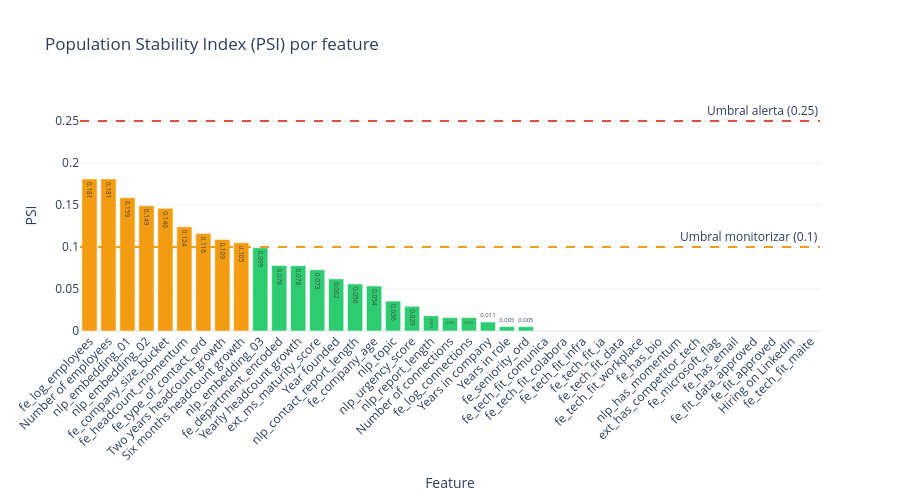

The code cell stored with this chart in its notebook:
### Code cell
# Visualizar PSI
colors = ['#e74c3c' if s == 'ALERTA' else '#f39c12' if s == 'MONITORIZAR' else '#2ecc71'
          for s in psi_df['Status']]

fig = go.Figure()
fig.add_trace(go.Bar(
    x=psi_df['Feature'], y=psi_df['PSI'],
    marker_color=colors,
    text=psi_df['PSI'].round(3), textposition='auto'
))
fig.add_hline(y=0.1, line_dash='dash', line_color='#f39c12',
              annotation_text='Umbral monitorizar (0.1)')
fig.add_hline(y=0.25, line_dash='dash', line_color='#e74c3c',
              annotation_text='Umbral alerta (0.25)')
fig.update_layout(
    title='Population Stability Index (PSI) por feature',
    xaxis_title='Feature', yaxis_title='PSI',
    height=500, xaxis_tickangle=-45
)
fig.show()

### Figure 1 — Plotly figure (JSON) as saved in the notebook; plotly's stock layout.template omitted (floating-point values rounded to 4 significant figures)
{"data": [{"marker": {"color": ["#f39c12", "#f39c12", "#f39c12", "#f39c12", "#f39c12", "#f39c12", "#f39c12", "#f39c12", "#f39c12", "#2ecc71", "#2ecc71", "#2ecc71", "#2ecc71", "#2ecc71", "#2ecc71", "#2ecc71", "#2ecc71", "#2ecc71", "#2ecc71", "#2ecc71", "#2ecc71", "#2ecc71", "#2ecc71", "#2ecc71", "#2ecc71", "#2ecc71", "#2ecc71", "#2ecc71", "#2ecc71", "#2ecc71", "#2ecc71", "#2ecc71", "#2ecc71", "#2ecc71", "#2ecc71", "#2ecc71", "#2ecc71", "#2ecc71", "#2ecc71"]}, "text": [0.181, 0.181, 0.159, 0.149, 0.146, 0.124, 0.116, 0.109, 0.105, 0.099, 0.078, 0.078, 0.073, 0.062, 0.056, 0.054, 0.036, 0.029, 0.018, 0.016, 0.016, 0.011, 0.005, 0.005, 0.0, 0.0, 0.0, 0.0, 0.0, 0.0, 0.0, 0.0, 0.0, 0.0, 0.0, 0.0, 0.0, 0.0, 0.0], "textposition": "auto", "type": "bar", "x": ["fe_log_employees", "Number of employees", "nlp_embedding_01", "nlp_embedding_02", "fe_company_size_bucket", "fe_headcount_momentum", "fe_type_of_contact_ord", "Two years headcount growth", "Six months headcount growth", "nlp_embedding_03", "fe_department_encoded", "Yearly headcount growth", "ext_ms_maturity_score", "Year founded", "nlp_contact_report_length", "fe_company_age", "nlp_topic", "nlp_urgency_score", "nlp_report_length", "Number of connections", "fe_log_connections", "Years in company", "Years in role", "fe_seniority_ord", "fe_tech_fit_comunica", "fe_tech_fit_colabora", "fe_tech_fit_infra", "fe_tech_fit_ia", "fe_tech_fit_data", "fe_tech_fit_workplace", "fe_has_bio", "nlp_has_momentum", "ext_has_competitor_tech", "fe_microsoft_flag", "fe_has_email", "fe_fit_data_approved", "fe_fit_approved", "Hiring on LinkedIn", "fe_tech_fit_maite"], "y": [0.181, 0.181, 0.1588, 0.149, 0.146, 0.124, 0.1161, 0.109, 0.1051, 0.09906, 0.07797, 0.07779, 0.07287, 0.06203, 0.05602, 0.05357, 0.03562, 0.02941, 0.01813, 0.01593, 0.01593, 0.01069, 0.005308, 0.005119, 0.0, 0.0, 0.0, 0.0, 0.0, 0.0, 0.0, 0.0, 0.0, 0.0, 0.0, 0.0, 0.0, 0.0, 0.0]}], "layout": {"annotations": [{"showarrow": false, "text": "Umbral monitorizar (0.1)", "x": 1, "xanchor": "right", "xref": "x domain", "y": 0.1, "yanchor": "bottom", "yref": "y"}, {"showarrow": false, "text": "Umbral alerta (0.25)", "x": 1, "xanchor": "right", "xref": "x domain", "y": 0.25, "yanchor": "bottom", "yref": "y"}], "height": 500, "shapes": [{"line": {"color": "#f39c12", "dash": "dash"}, "type": "line", "x0": 0, "x1": 1, "xref": "x domain", "y0": 0.1, "y1": 0.1, "yref": "y"}, {"line": {"color": "#e74c3c", "dash": "dash"}, "type": "line", "x0": 0, "x1": 1, "xref": "x domain", "y0": 0.25, "y1": 0.25, "yref": "y"}], "title": {"text": "Population Stability Index (PSI) por feature"}, "xaxis": {"tickangle": -45, "title": {"text": "Feature"}}, "yaxis": {"title": {"text": "PSI"}}}}
